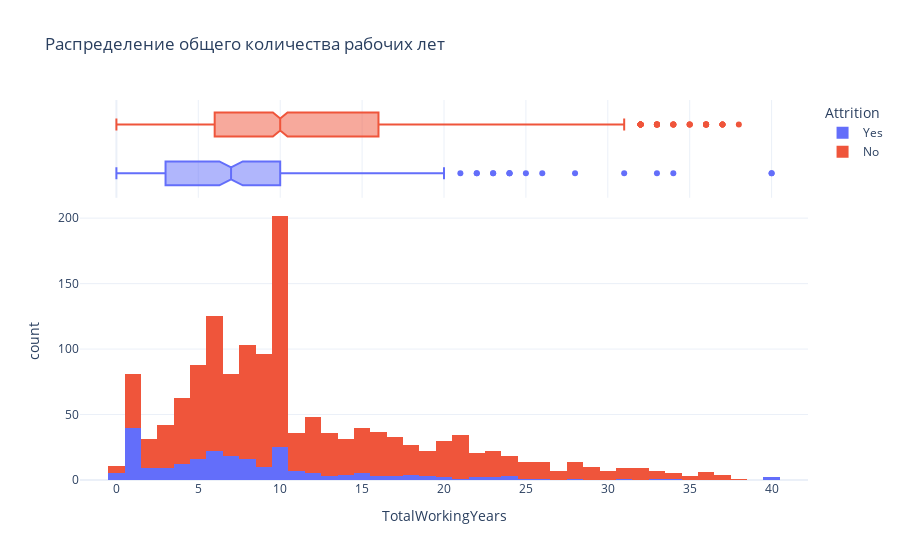

Notebook code for this chart:
### Markdown cell above
### Распределение общего количества рабочих лет

Назначение: Оценка опыта работы сотрудников в контексте их увольнения.
Смысл: Исследует корреляцию между стажем работы и стабильностью на текущем месте работы.

### Code cell
create_histogram(df, 'TotalWorkingYears', 'Распределение общего количества рабочих лет')

### Figure 1 — Plotly figure (JSON) as saved in the notebook; plotly's stock layout.template omitted (floating-point values rounded to 4 significant figures; data arrays with more than 128 entries replaced by an {"elided": "..."} marker saying what was removed)
{"data": [{"alignmentgroup": "True", "bingroup": "x", "hovertemplate": "Attrition=Yes<br>TotalWorkingYears=%{x}<br>count=%{y}<extra></extra>", "legendgroup": "Yes", "marker": {"color": "#636efa", "pattern": {"shape": ""}}, "name": "Yes", "offsetgroup": "Yes", "orientation": "v", "showlegend": true, "type": "histogram", "x": {"elided": "237 int values"}, "xaxis": "x", "yaxis": "y"}, {"alignmentgroup": "True", "hovertemplate": "Attrition=Yes<br>TotalWorkingYears=%{x}<extra></extra>", "legendgroup": "Yes", "marker": {"color": "#636efa"}, "name": "Yes", "notched": true, "offsetgroup": "Yes", "showlegend": false, "type": "box", "x": {"elided": "237 int values"}, "xaxis": "x2", "yaxis": "y2"}, {"alignmentgroup": "True", "bingroup": "x", "hovertemplate": "Attrition=No<br>TotalWorkingYears=%{x}<br>count=%{y}<extra></extra>", "legendgroup": "No", "marker": {"color": "#EF553B", "pattern": {"shape": ""}}, "name": "No", "offsetgroup": "No", "orientation": "v", "showlegend": true, "type": "histogram", "x": {"elided": "1233 int values"}, "xaxis": "x", "yaxis": "y"}, {"alignmentgroup": "True", "hovertemplate": "Attrition=No<br>TotalWorkingYears=%{x}<extra></extra>", "legendgroup": "No", "marker": {"color": "#EF553B"}, "name": "No", "notched": true, "offsetgroup": "No", "showlegend": false, "type": "box", "x": {"elided": "1233 int values"}, "xaxis": "x2", "yaxis": "y2"}], "layout": {"barmode": "relative", "legend": {"title": {"text": "Attrition"}, "tracegroupgap": 0}, "title": {"text": "Распределение общего количества рабочих лет"}, "xaxis": {"anchor": "y", "domain": [0, 1], "title": {"text": "TotalWorkingYears"}}, "xaxis2": {"anchor": "y2", "domain": [0, 1], "matches": "x", "showgrid": true, "showticklabels": false}, "yaxis": {"anchor": "x", "domain": [0, 0.7326], "title": {"text": "count"}}, "yaxis2": {"anchor": "x2", "domain": [0.7426, 1], "matches": "y2", "showgrid": false, "showline": false, "showticklabels": false, "ticks": ""}}}
